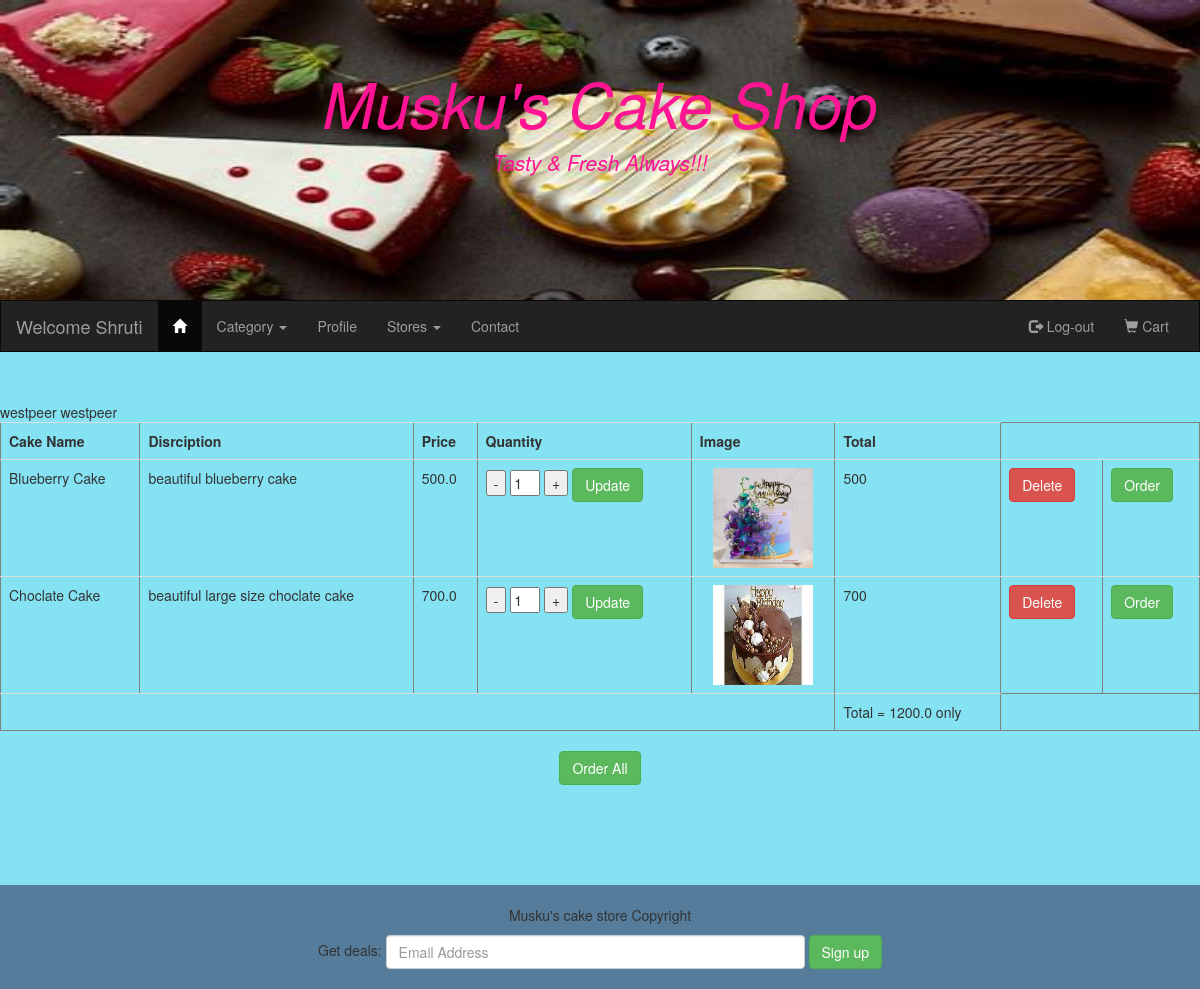
Page /cart (signed in) on the committed database.
### Userapp/models.py (models this page shows)
class Mycart(models.Model):
    user = models.ForeignKey(to='Adminapp.Userinfo',on_delete=models.CASCADE)
    cake = models.ForeignKey(to='Adminapp.Product',on_delete=models.CASCADE)
    qty = models.IntegerField()
    class Meta:
        db_table = "Mycart"

### Adminapp/models.py (models this page shows, shortened)
class Product(models.Model):
    pname = models.CharField(max_length=20)
    price = models.FloatField(default=300)
    size = models.FloatField(default=0.5)
    desc = models.CharField(max_length=50)
    image = models.ImageField(default="abc.jpg",upload_to="images")
    cat = models.ForeignKey(to = "Category",on_delete=models.CASCADE)
    seller = models.CharField(max_length=50)
    class Meta:
        db_table = "Product"

### Userapp/views.py (the view, shortened to what this page needs)
# urls.py: path('cart',views.cart),
def cart(request):
    cat = Category.objects.all()
    store = Product.objects.all()
    uname = request.session['uname']
    user = Userinfo.objects.get(username = uname)
    if request.method == 'GET':
        items = Mycart.objects.filter(user = user)
        total = 0
        for item in items:
            total += item.qty*item.cake.price
        request.session['total'] = total
        return render(request,"cart.html",{"items" : items,"cats":cat,"stores":store})

### Adminapp/models.py (called while the page is built)
    def __str__(self):
        return self.category_name

### Userapp/templates/cart.html (shortened to what this page needs)
{%extends "homepage.html"%}
{%block content%}
<table class = "table" border="1">
    <tr>
        <th>Cake Name</th>
        <th>Disrciption</th>
        <th>Price</th>
        <th>Quantity</th>
        <th>Image</th>
        <th>Total</th>
    </tr>
    {%for item in items%}
    <form method="post" id = 'myform{{item.cake.id}}'>
    <tr>
        <td><input type = "hidden" name = "cakeid" value = "{{item.cake.id}}"/>{{item.cake.pname}}</td>
        <td>{{item.cake.desc}}</td>
        <td>{{item.cake.price}}</td>
        <td ><button  type = "button" onclick="decrement('qty{{item.cake.id}}');">-</button>
        <input type = "number" name = "qty" value = "{{item.qty}}" id = "qty{{item.cake.id}}" style="width :30px;"/>
        <button type = "button" onclick="increment('qty{{item.cake.id}}');">+</button>
            <button type = 'submit' class = 'btn btn-success'> Update</button></td>
        <td><center><img src = {{item.cake.image.url}} style="width:100px; height : 100px;"></center></td>
        <td>{%widthratio item.qty 1 item.cake.price%}</td>
        <td><button type = 'button' onclick="getconfirm('myform{{item.cake.id}}')" class = 'btn btn-danger' > Delete
        </button></td>
        <td><a href = '/makepayment/{{item.cake.id}}' class = 'btn btn-success' >Order</a></td
    </tr>westpeer
</form>
    {%endfor%}
    <tr>
        <td colspan="5"></td>
        <td >Total = {{request.session.total}} only</td>
    </tr>
</table>
<center><a href = "/makepayment/0" class = "btn btn-success">Order All</a></center>
{%endblock%}

### rows in the picture
Mycart: cake.pname "Blueberry Cake", cake.desc "beautiful blueberry cake", cake.price "500.0", qty "1", cake.image (picture), qty+cake "500"
Mycart: cake.pname "Choclate Cake", cake.desc "beautiful large size choclate cake", cake.price "700.0", qty "1", cake.image (picture), qty+cake "700"

### other values in the picture
{{ request.session.uname }} "Shruti"
{{ request.session.total }} "1200.0"
